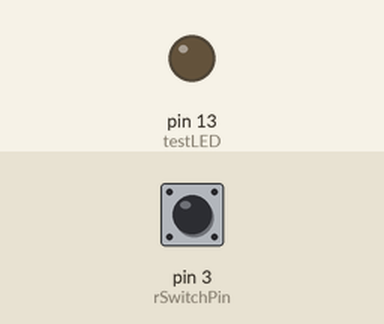
Simulated run of this sketch. Board: Arduino Uno, built with avr-gcc and run on an emulated ATmega328P. Parts: output pins drawn as LEDs (lit = HIGH). The inputs (shaded band) are chosen by the test bench; at power-on: pin 3 (rSwitchPin) LOW. What the sketch prints to the serial monitor is not drawn.

Above: at 1.2 s.
1.3 s: pin 3 (rSwitchPin) pulled HIGH for 0.15 s
At 1.37 s:
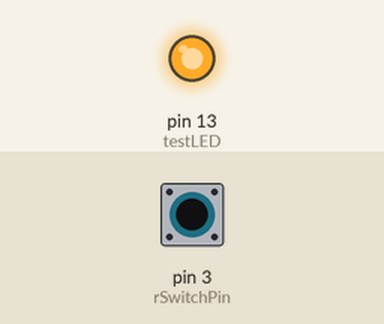
2.9 s: pin 3 (rSwitchPin) pulled HIGH for 3.2 s
At 6.7 s:
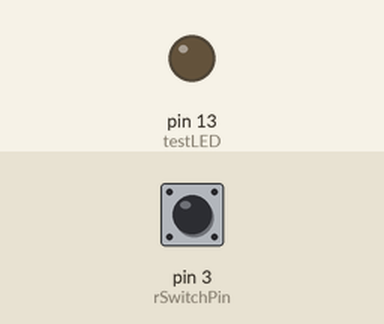
Timing chart, 0 to 8.2 s (numbered marks = the images above; inputs shaded):
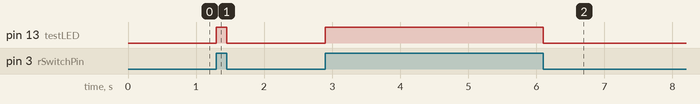

Measured:
- after the input at 1.3 s, pin 13 (testLED): LOW → HIGH at once, → LOW 0.15 s later
- after the input at 2.9 s, pin 13 (testLED): LOW → HIGH at once, → LOW 3.2 s later

The sketch:

chessV1.ino
```cpp
// this version is for testing reed switch and magnet combinations.
// final version needs:
// 64 total switches using multiplexers and arrays
// send serial data to computer
// patch for sounds to run on Rasberry PI

const int rSwitchPin = 3;
const int testLED = 13;
int rSwitchVal = 0;
int ledState = 0;
int swap = 0;

void setup() {
  // put your setup code here, to run once:
  pinMode(rSwitchPin, INPUT);
  pinMode(testLED, OUTPUT);

  Serial.begin(9600);
}

void loop() {
  // put your main code here, to run repeatedly:
  rSwitchVal = digitalRead(rSwitchPin);

  if (rSwitchVal) {
    ledState = 1;
    xmit();
  }
  else {
    ledState = 0;
    xmit();
  }
}

void setSwap() {
  swap = ledState;
}

void xmit() {
  if (ledState != swap) {
    digitalWrite(testLED, ledState);
    Serial.print(ledState);
    setSwap();
  }
}
```
